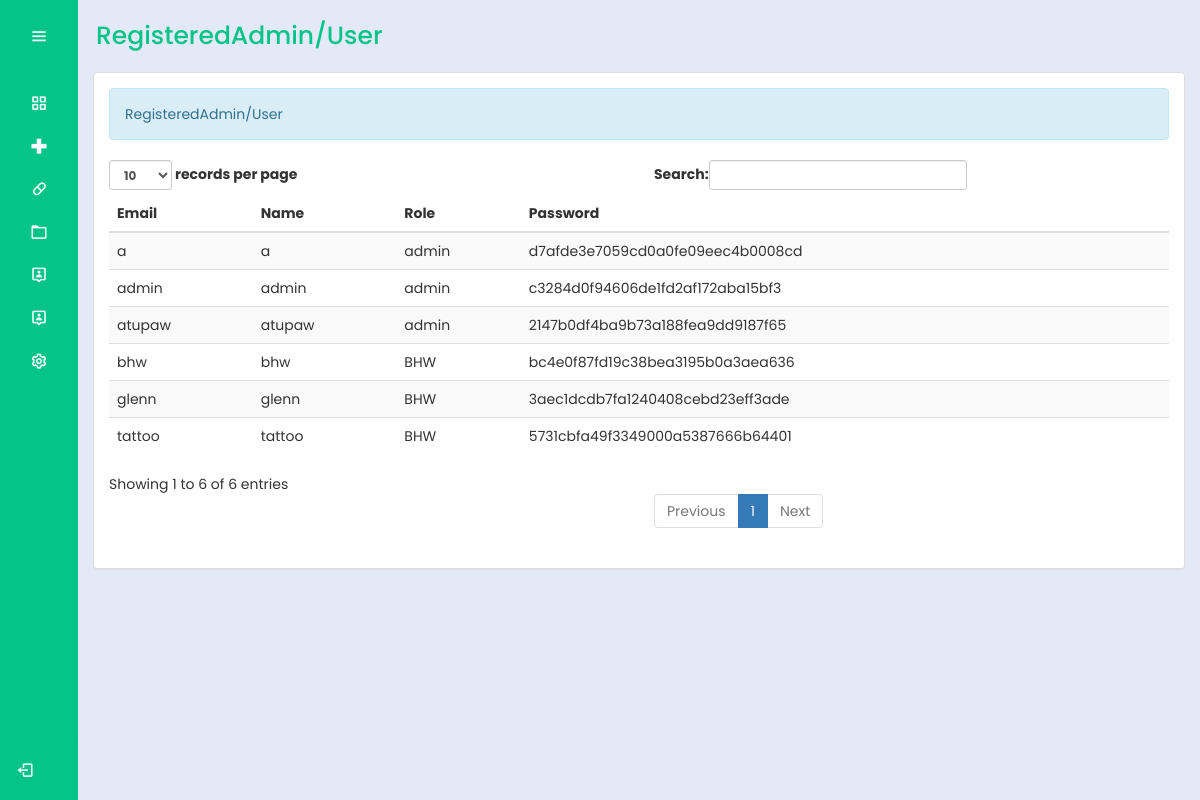
Page /admin/RegisteredUserAdmin.php (signed in) on the earlier database version.
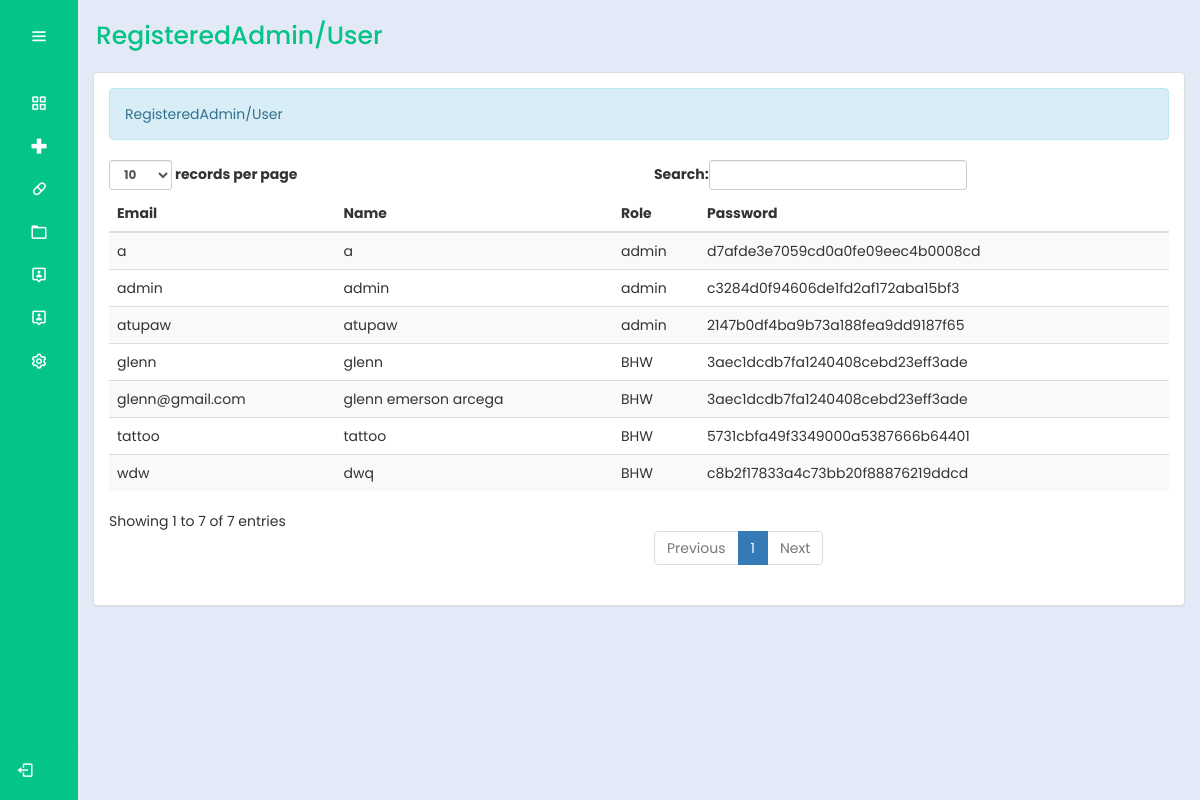
Same page on the later database version.
### tables this page shows
CREATE TABLE `users` (
  `id` int(11) NOT NULL,
  `username` varchar(255) NOT NULL,
  `password` varchar(255) NOT NULL,
  `name` varchar(255) NOT NULL,
  `usertype` int(2) NOT NULL,
  `address` varchar(200) NOT NULL,
  `mobile_number` varchar(12) NOT NULL,
  `photo` varchar(200) NOT NULL
);

### admin/RegisteredUserAdmin.php (the view, shortened to what this page needs)
<?php
@include "../connection/connect.php";
if(isset($_SESSION['user_data'])){
?>
<!DOCTYPE html>
<html lang="en">
<head>
  <link rel="stylesheet" href="../cssmainmenu/style.css">
  <link href='https://unpkg.com/boxicons@2.1.4/css/boxicons.min.css' rel='stylesheet'>
  <link rel = "stylesheet" type = "text/css" href = "../css/bootstrap.css " />
		<link rel = "stylesheet" type = "text/css" href = "../css/style.css" />
</head>
<body>
  <div class="sidebar">
    <div class="logo_details">
      <i class="bx bx-menu" id="btn"></i>
    </div>
    <ul class="nav-list">
      <li>
        <a href="Dashboard.php">
          <i class="bx bx-grid-alt"></i>
        </a>
      </li>
      <li>
        <a href="medicinerecords.php">
          <i class="bx bx-plus-medical"></i>
        </a>
      </li>
      <li>
        <a href="Contraceptives.php">
          <i class="bx bx-capsule"></i>
        </a>
      </li>
      <li>
        <a href="records.php">
          <i class="bx bx-folder"></i>
        </a>
      </li>
      <li>
        <a href="RegisteredUserAdmin.php">
          <i class="bx bx-user-pin"></i>
        </a>
      </li>
      <li>
          <a href="account.php">
            <i class="bx bx-user-pin"></i>
          </a>
        </li>
      <li>
       <a href="settings.php?id=<?php echo $_SESSION['user_data']['id']; ?>">
          <i class="bx bx-cog"></i>
        </a>
      </li>
      <li class="profile">
          <div class="profile_details">
        <div class="profile_content">
        <div class="name"><?php echo $_SESSION['user_data']['name']; ?></div>
        </div>
    </div>
  <a href="../logout.php" id="log_out">
    <i class="bx bx-log-out"></i>
  </a>
  </li>
    </ul>
  </div>
  <section class="home-section">
    <div class="text">RegisteredAdmin/User</div>
	<div class="container-fluid">
		<div class="panel panel-default">
			<div class="panel-body">
      <div class = "alert alert-info">RegisteredAdmin/User</div>
      <table id = "table" class = "table table-striped">
					<thead>
						<tr>
							<th>Email</th>
							<th>Name</th>
							<th>Role</th>
							<th>Password</th>
						</tr>
					</thead>
					<tbody>
					<?php
$query = $conn->query("SELECT * FROM users WHERE usertype = 1 OR usertype = 2;") or die(mysqli_error($conn));
while ($fetch = $query->fetch_array()) {
    ?>
    <tr>
        <td><?php echo $fetch['username'] ?></td>
        <td><?php echo $fetch['name'] ?></td>
        <td>
            <?php
            if ($fetch['usertype'] == 1) {
                echo 'admin';
            } elseif ($fetch['usertype'] == 2) {
                echo 'BHW';
            }
            ?>
        </td>
        <td><?php echo md5($fetch['password']) ?></td>
    </tr>
    <?php
}
?>
					</tbody>
				</table>
			</div>
		</div>
    </div>
    </section>
</body>
</html>
<?php
}
else{
	header("Location:.././index.php?error=UnAuthorized Access");
}

### cssmainmenu/style.css (style rules this page uses)
:root { --color-default: #04c487; --color-second:#04c487; --color-white:#fff; --color-body:#e4e9f7; --color-light:#e0e0e0; }
* { padding: 0%; margin: 0%; box-sizing: border-box; font-family: 'Poppins', sans-serif; }
body { min-height: 100vh; }
.sidebar { min-height: 100vh; width: 78px; padding: 6px 14px; z-index: 99; background-color: var(--color-default); transition: all .5s ease; position: fixed; top:0; left: 0; }
.sidebar .logo_details { height: 60px; display: flex; align-items: center; position: relative; }
.sidebar .logo_details #btn { position: absolute; top:50%; right: 0; transform: translateY(-50%); font-size: 20px; text-align: center; cursor: pointer; transition: all .5s ease; }
.sidebar i { color:var(--color-white); height: 60px; line-height: 60px; min-width: 50px; font-size: 25px; text-align: center; }
.sidebar .nav-list { margin-top: 20px; height: 100%; }
.sidebar li { position: relative; margin:8px 0; list-style: none; }
.sidebar li a { display: flex; height: 100%; width: 100%; align-items: center; text-decoration: none; background-color: var(--color-default); position: relative; transition: all .5s ease; z-index: 12; }
.sidebar li a::after { content: ""; position: absolute; width: 100%; height: 100%; transform: scaleX(0); background-color: var(--color-white); border-radius: 5px; transition: transform 0.3s ease-in-out; transform-origin: left; z-index: -2; }
.sidebar li i { height: 35px; line-height: 35px; font-size: 18px; border-radius: 5px; }
.sidebar li.profile { position: fixed; height: 60px; width: 78px; left: 0; bottom:-8px; padding:10px 14px; overflow: hidden; transition: all .5s ease; }
.sidebar .profile .profile_details { display: flex; align-items: center; flex-wrap: nowrap; }
.sidebar li.profile .name, .sidebar li.profile .designation { font-size: 15px; font-weight: 400; color:var(--color-white); white-space: nowrap; }
.sidebar .profile #log_out { position: absolute; top:50%; right: 0; transform: translateY(-50%); background-color: var(--color-second); width: 100%; height: 60px; line-height: 60px; border-radius: 5px; cursor: pointer; transition: all 0.5s ease; }
.home-section { position: relative; background-color: var(--color-body); min-height: 100vh; top:0; left:78px; width: calc(100% - 78px); transition: all .5s ease; z-index: 2; }
.home-section .text { display: inline-block; color:var(--color-default); font-size: 25px; font-weight: 500; margin: 18px; }

Differences in the rows shown:
removed users: username "bhw", name "bhw", usertype "BHW", password "bc4e0f87fd19c38bea3195b0a3aea636"
added users: username "wdw", name "dwq", usertype "BHW", password "c8b2f17833a4c73bb20f88876219ddcd"
added users: username "glenn@gmail.com", name "glenn emerson arcega", usertype "BHW", password "3aec1dcdb7fa1240408cebd23eff3ade"
Other differences:
text written by a page script: "records per page Search: Showing 1 to 6 of 6 entries Previous 1 Next" → "records per page Search: Showing 1 to 7 of 7 entries Previous 1 Next"
